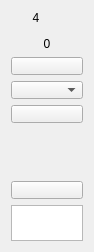
        <widget class="QWidget" name="widget_5" native="true">
         <property name="maximumSize">
          <size>
           <width>68</width>
           <height>16777215</height>
          </size>
         </property>
         <layout class="QVBoxLayout" name="verticalLayout_5" stretch="0,10,1,1,1,1,0,1,0">
          <item>
           <widget class="QLabel" name="lbl_ChName_4">
            <property name="maximumSize">
             <size>
              <width>50</width>
              <height>16777215</height>
             </size>
            </property>
            <property name="text">
             <string>4</string>
            </property>
            <property name="alignment">
             <set>Qt::AlignCenter</set>
            </property>
           </widget>
          </item>
          <item>
           <widget class="VolumeWidget" name="Disp_Level_4" native="true">
            <property name="minimumSize">
             <size>
              <width>0</width>
              <height>0</height>
             </size>
            </property>
            <property name="maximumSize">
             <size>
              <width>40</width>
              <height>16777215</height>
             </size>
            </property>
            <property name="MaxValue" stdset="0">
             <number>20</number>
            </property>
            <property name="MinValue" stdset="0">
             <number>-80</number>
            </property>
            <property name="SingleTrack" stdset="0">
             <bool>true</bool>
            </property>
            <property name="ScaleLabel" stdset="0">
             <bool>true</bool>
            </property>
           </widget>
          </item>
          <item>
           <widget class="QLabel" name="lbl_Level_4">
            <property name="maximumSize">
             <size>
              <width>16777215</width>
              <height>16777215</height>
             </size>
            </property>
            <property name="text">
             <string>0</string>
            </property>
            <property name="alignment">
             <set>Qt::AlignCenter</set>
            </property>
           </widget>
          </item>
          <item>
           <widget class="QPushButton" name="btn_Phantom_4">
            <property name="minimumSize">
             <size>
              <width>50</width>
              <height>18</height>
             </size>
            </property>
            <property name="maximumSize">
             <size>
              <width>16777215</width>
              <height>18</height>
             </size>
            </property>
            <property name="focusPolicy">
             <enum>Qt::StrongFocus</enum>
            </property>
            <property name="text">
             <string/>
            </property>
            <property name="checkable">
             <bool>true</bool>
            </property>
           </widget>
          </item>
          <item>
           <widget class="QComboBox" name="comboBox_PreampGain_4">
            <property name="minimumSize">
             <size>
              <width>0</width>
              <height>18</height>
             </size>
            </property>
            <property name="maximumSize">
             <size>
              <width>16777215</width>
              <height>18</height>
             </size>
            </property>
            <property name="focusPolicy">
             <enum>Qt::StrongFocus</enum>
            </property>
            <property name="currentIndex">
             <number>-1</number>
            </property>
           </widget>
          </item>
          <item>
           <widget class="QPushButton" name="btnInvert_4">
            <property name="minimumSize">
             <size>
              <width>0</width>
              <height>18</height>
             </size>
            </property>
            <property name="maximumSize">
             <size>
              <width>16777215</width>
              <height>18</height>
             </size>
            </property>
            <property name="focusPolicy">
             <enum>Qt::StrongFocus</enum>
            </property>
            <property name="text">
             <string/>
            </property>
            <property name="checkable">
             <bool>true</bool>
            </property>
           </widget>
          </item>
          <item alignment="Qt::AlignHCenter">
           <widget class="ConfigGainWidget" name="spinBoxGain_4" native="true">
            <property name="minimumSize">
             <size>
              <width>46</width>
              <height>46</height>
             </size>
            </property>
            <property name="layoutDirection">
             <enum>Qt::LeftToRight</enum>
            </property>
            <property name="Value" stdset="0">
             <double>0.000000000000000</double>
            </property>
            <property name="MaxValue" stdset="0">
             <double>12.000000000000000</double>
            </property>
            <property name="MinValue" stdset="0">
             <double>-100.000000000000000</double>
            </property>
            <property name="Decimals" stdset="0">
             <number>1</number>
            </property>
           </widget>
          </item>
          <item>
           <widget class="QPushButton" name="btnMute_4">
            <property name="minimumSize">
             <size>
              <width>0</width>
              <height>18</height>
             </size>
            </property>
            <property name="maximumSize">
             <size>
              <width>16777215</width>
              <height>18</height>
             </size>
            </property>
            <property name="focusPolicy">
             <enum>Qt::StrongFocus</enum>
            </property>
            <property name="text">
             <string/>
            </property>
            <property name="checkable">
             <bool>true</bool>
            </property>
           </widget>
          </item>
          <item>
           <widget class="QTextEdit" name="textEdit_4">
            <property name="minimumSize">
             <size>
              <width>0</width>
              <height>36</height>
             </size>
            </property>
            <property name="maximumSize">
             <size>
              <width>16777215</width>
              <height>36</height>
             </size>
            </property>
           </widget>
          </item>
         </layout>
        </widget>
